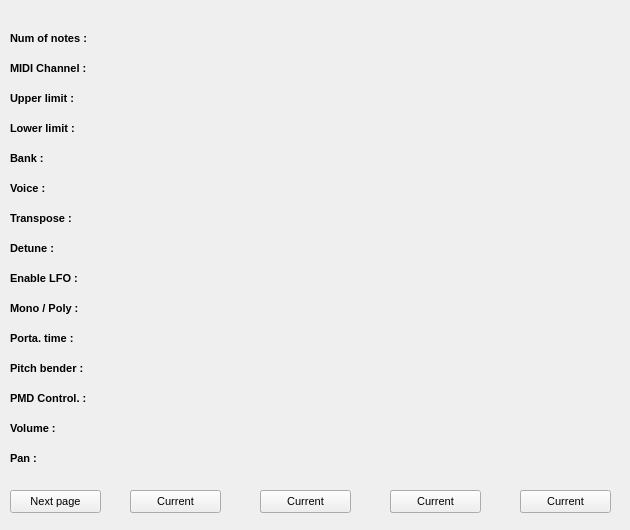
    <widget class="QWidget" name="tab_set">
     <property name="toolTip">
      <string/>
     </property>
     <attribute name="title">
      <string>Current Set</string>
     </attribute>
     <widget class="QLabel" name="lbl_notes">
      <property name="geometry">
       <rect>
        <x>10</x>
        <y>30</y>
        <width>101</width>
        <height>16</height>
       </rect>
      </property>
      <property name="font">
       <font>
        <pointsize>8</pointsize>
        <weight>75</weight>
        <bold>true</bold>
       </font>
      </property>
      <property name="text">
       <string>Num of notes :</string>
      </property>
     </widget>
     <widget class="QLabel" name="lbl_midichan">
      <property name="geometry">
       <rect>
        <x>10</x>
        <y>60</y>
        <width>101</width>
        <height>16</height>
       </rect>
      </property>
      <property name="font">
       <font>
        <pointsize>8</pointsize>
        <weight>75</weight>
        <bold>true</bold>
       </font>
      </property>
      <property name="text">
       <string>MIDI Channel :</string>
      </property>
     </widget>
     <widget class="QLabel" name="lbl_upper">
      <property name="geometry">
       <rect>
        <x>10</x>
        <y>90</y>
        <width>101</width>
        <height>16</height>
       </rect>
      </property>
      <property name="font">
       <font>
        <pointsize>8</pointsize>
        <weight>75</weight>
        <bold>true</bold>
       </font>
      </property>
      <property name="text">
       <string>Upper limit :</string>
      </property>
     </widget>
     <widget class="QLabel" name="lbl_lower">
      <property name="geometry">
       <rect>
        <x>10</x>
        <y>120</y>
        <width>101</width>
        <height>16</height>
       </rect>
      </property>
      <property name="font">
       <font>
        <pointsize>8</pointsize>
        <weight>75</weight>
        <bold>true</bold>
       </font>
      </property>
      <property name="text">
       <string>Lower limit :</string>
      </property>
     </widget>
     <widget class="QLabel" name="lbl_bank">
      <property name="geometry">
       <rect>
        <x>10</x>
        <y>150</y>
        <width>101</width>
        <height>16</height>
       </rect>
      </property>
      <property name="font">
       <font>
        <pointsize>8</pointsize>
        <weight>75</weight>
        <bold>true</bold>
       </font>
      </property>
      <property name="text">
       <string>Bank :</string>
      </property>
     </widget>
     <widget class="QLabel" name="lbl_voice">
      <property name="geometry">
       <rect>
        <x>10</x>
        <y>180</y>
        <width>101</width>
        <height>16</height>
       </rect>
      </property>
      <property name="font">
       <font>
        <pointsize>8</pointsize>
        <weight>75</weight>
        <bold>true</bold>
       </font>
      </property>
      <property name="text">
       <string>Voice :</string>
      </property>
     </widget>
     <widget class="QLabel" name="lbl_detune">
      <property name="geometry">
       <rect>
        <x>10</x>
        <y>240</y>
        <width>101</width>
        <height>16</height>
       </rect>
      </property>
      <property name="font">
       <font>
        <pointsize>8</pointsize>
        <weight>75</weight>
        <bold>true</bold>
       </font>
      </property>
      <property name="text">
       <string>Detune :</string>
      </property>
     </widget>
     <widget class="QLabel" name="lbl_transpose">
      <property name="geometry">
       <rect>
        <x>10</x>
        <y>210</y>
        <width>101</width>
        <height>16</height>
       </rect>
      </property>
      <property name="font">
       <font>
        <pointsize>8</pointsize>
        <weight>75</weight>
        <bold>true</bold>
       </font>
      </property>
      <property name="text">
       <string>Transpose :</string>
      </property>
     </widget>
     <widget class="QLabel" name="lbl_LFO">
      <property name="geometry">
       <rect>
        <x>10</x>
        <y>270</y>
        <width>101</width>
        <height>16</height>
       </rect>
      </property>
      <property name="font">
       <font>
        <pointsize>8</pointsize>
        <weight>75</weight>
        <bold>true</bold>
       </font>
      </property>
      <property name="text">
       <string>Enable LFO :</string>
      </property>
     </widget>
     <widget class="QLabel" name="lbl_porta">
      <property name="geometry">
       <rect>
        <x>10</x>
        <y>330</y>
        <width>101</width>
        <height>16</height>
       </rect>
      </property>
      <property name="font">
       <font>
        <pointsize>8</pointsize>
        <weight>75</weight>
        <bold>true</bold>
       </font>
      </property>
      <property name="text">
       <string>Porta. time :</string>
      </property>
     </widget>
     <widget class="QLabel" name="lbl_pitch">
      <property name="geometry">
       <rect>
        <x>10</x>
        <y>360</y>
        <width>101</width>
        <height>16</height>
       </rect>
      </property>
      <property name="font">
       <font>
        <pointsize>8</pointsize>
        <weight>75</weight>
        <bold>true</bold>
       </font>
      </property>
      <property name="text">
       <string>Pitch bender :</string>
      </property>
     </widget>
     <widget class="QLabel" name="lbl_poly">
      <property name="geometry">
       <rect>
        <x>10</x>
        <y>300</y>
        <width>101</width>
        <height>16</height>
       </rect>
      </property>
      <property name="font">
       <font>
        <pointsize>8</pointsize>
        <weight>75</weight>
        <bold>true</bold>
       </font>
      </property>
      <property name="text">
       <string>Mono / Poly :</string>
      </property>
     </widget>
     <widget class="QLabel" name="lbl_pmdctl">
      <property name="geometry">
       <rect>
        <x>10</x>
        <y>390</y>
        <width>101</width>
        <height>16</height>
       </rect>
      </property>
      <property name="font">
       <font>
        <pointsize>8</pointsize>
        <weight>75</weight>
        <bold>true</bold>
       </font>
      </property>
      <property name="text">
       <string>PMD Control. :</string>
      </property>
     </widget>
     <widget class="QPushButton" name="pshBut_nextSet">
      <property name="geometry">
       <rect>
        <x>10</x>
        <y>490</y>
        <width>91</width>
        <height>23</height>
       </rect>
      </property>
      <property name="font">
       <font>
        <pointsize>8</pointsize>
       </font>
      </property>
      <property name="toolTip">
       <string>Change the current instrument page </string>
      </property>
      <property name="text">
       <string>Next page</string>
      </property>
     </widget>
     <widget class="QFrame" name="frame_set_1">
      <property name="geometry">
       <rect>
        <x>120</x>
        <y>10</y>
        <width>501</width>
        <height>511</height>
       </rect>
      </property>
      <property name="frameShape">
       <enum>QFrame::NoFrame</enum>
      </property>
      <widget class="QInstrument" name="widget_instru_4" native="true">
       <property name="geometry">
        <rect>
         <x>390</x>
         <y>0</y>
         <width>111</width>
         <height>471</height>
        </rect>
       </property>
      </widget>
      <widget class="QInstrument" name="widget_instru_1" native="true">
       <property name="geometry">
        <rect>
         <x>0</x>
         <y>0</y>
         <width>111</width>
         <height>471</height>
        </rect>
       </property>
      </widget>
      <widget class="QInstrument" name="widget_instru_2" native="true">
       <property name="geometry">
        <rect>
         <x>130</x>
         <y>0</y>
         <width>111</width>
         <height>471</height>
        </rect>
       </property>
      </widget>
      <widget class="QInstrument" name="widget_instru_3" native="true">
       <property name="geometry">
        <rect>
         <x>260</x>
         <y>0</y>
         <width>111</width>
         <height>471</height>
        </rect>
       </property>
      </widget>
      <widget class="QPushButton" name="pshBut_inst_cur_4">
       <property name="geometry">
        <rect>
         <x>400</x>
         <y>480</y>
         <width>81</width>
         <height>23</height>
        </rect>
       </property>
       <property name="toolTip">
        <string>Set the current instrument to be edited</string>
       </property>
       <property name="text">
        <string>Current</string>
       </property>
       <property name="checkable">
        <bool>true</bool>
       </property>
      </widget>
      <widget class="QPushButton" name="pshBut_inst_cur_2">
       <property name="geometry">
        <rect>
         <x>140</x>
         <y>480</y>
         <width>81</width>
         <height>23</height>
        </rect>
       </property>
       <property name="toolTip">
        <string>Set the current instrument to be edited</string>
       </property>
       <property name="text">
        <string>Current</string>
       </property>
       <property name="checkable">
        <bool>true</bool>
       </property>
      </widget>
      <widget class="QPushButton" name="pshBut_inst_cur_3">
       <property name="geometry">
        <rect>
         <x>270</x>
         <y>480</y>
         <width>81</width>
         <height>23</height>
        </rect>
       </property>
       <property name="toolTip">
        <string>Set the current instrument to be edited</string>
       </property>
       <property name="text">
        <string>Current</string>
       </property>
       <property name="checkable">
        <bool>true</bool>
       </property>
      </widget>
      <widget class="QPushButton" name="pshBut_inst_cur_1">
       <property name="geometry">
        <rect>
         <x>10</x>
         <y>480</y>
         <width>81</width>
         <height>23</height>
        </rect>
       </property>
       <property name="toolTip">
        <string>Set the current instrument to be edited</string>
       </property>
       <property name="text">
        <string>Current</string>
       </property>
       <property name="checkable">
        <bool>true</bool>
       </property>
      </widget>
     </widget>
     <widget class="QFrame" name="frame_set_2">
      <property name="geometry">
       <rect>
        <x>120</x>
        <y>10</y>
        <width>501</width>
        <height>511</height>
       </rect>
      </property>
      <property name="frameShape">
       <enum>QFrame::NoFrame</enum>
      </property>
      <widget class="QInstrument" name="widget_instru_8" native="true">
       <property name="geometry">
        <rect>
         <x>390</x>
         <y>0</y>
         <width>111</width>
         <height>471</height>
        </rect>
       </property>
      </widget>
      <widget class="QInstrument" name="widget_instru_5" native="true">
       <property name="geometry">
        <rect>
         <x>0</x>
         <y>0</y>
         <width>111</width>
         <height>471</height>
        </rect>
       </property>
      </widget>
      <widget class="QInstrument" name="widget_instru_6" native="true">
       <property name="geometry">
        <rect>
         <x>130</x>
         <y>0</y>
         <width>111</width>
         <height>471</height>
        </rect>
       </property>
      </widget>
      <widget class="QInstrument" name="widget_instru_7" native="true">
       <property name="geometry">
        <rect>
         <x>260</x>
         <y>0</y>
         <width>111</width>
         <height>471</height>
        </rect>
       </property>
      </widget>
      <widget class="QPushButton" name="pshBut_inst_cur_8">
       <property name="geometry">
        <rect>
         <x>400</x>
         <y>480</y>
         <width>91</width>
         <height>23</height>
        </rect>
       </property>
       <property name="font">
        <font>
         <pointsize>8</pointsize>
        </font>
       </property>
       <property name="toolTip">
        <string>Set the current instrument to be edited</string>
       </property>
       <property name="text">
        <string>Current</string>
       </property>
       <property name="checkable">
        <bool>true</bool>
       </property>
      </widget>
      <widget class="QPushButton" name="pshBut_inst_cur_6">
       <property name="geometry">
        <rect>
         <x>140</x>
         <y>480</y>
         <width>91</width>
         <height>23</height>
        </rect>
       </property>
       <property name="font">
        <font>
         <pointsize>8</pointsize>
        </font>
       </property>
       <property name="toolTip">
        <string>Set the current instrument to be edited</string>
       </property>
       <property name="text">
        <string>Current</string>
       </property>
       <property name="checkable">
        <bool>true</bool>
       </property>
      </widget>
      <widget class="QPushButton" name="pshBut_inst_cur_7">
       <property name="geometry">
        <rect>
         <x>270</x>
         <y>480</y>
         <width>91</width>
         <height>23</height>
        </rect>
       </property>
       <property name="font">
        <font>
         <pointsize>8</pointsize>
        </font>
       </property>
       <property name="toolTip">
        <string>Set the current instrument to be edited</string>
       </property>
       <property name="text">
        <string>Current</string>
       </property>
       <property name="checkable">
        <bool>true</bool>
       </property>
      </widget>
      <widget class="QPushButton" name="pshBut_inst_cur_5">
       <property name="geometry">
        <rect>
         <x>10</x>
         <y>480</y>
         <width>91</width>
         <height>23</height>
        </rect>
       </property>
       <property name="font">
        <font>
         <pointsize>8</pointsize>
        </font>
       </property>
       <property name="toolTip">
        <string>Set the current instrument to be edited</string>
       </property>
       <property name="text">
        <string>Current</string>
       </property>
       <property name="checkable">
        <bool>true</bool>
       </property>
      </widget>
     </widget>
     <widget class="QLabel" name="lbl_pan">
      <property name="geometry">
       <rect>
        <x>10</x>
        <y>450</y>
        <width>101</width>
        <height>16</height>
       </rect>
      </property>
      <property name="font">
       <font>
        <pointsize>8</pointsize>
        <weight>75</weight>
        <bold>true</bold>
       </font>
      </property>
      <property name="text">
       <string>Pan :</string>
      </property>
     </widget>
     <widget class="QLabel" name="lbl_volume">
      <property name="geometry">
       <rect>
        <x>10</x>
        <y>420</y>
        <width>101</width>
        <height>16</height>
       </rect>
      </property>
      <property name="font">
       <font>
        <pointsize>8</pointsize>
        <weight>75</weight>
        <bold>true</bold>
       </font>
      </property>
      <property name="text">
       <string>Volume :</string>
      </property>
     </widget>
    </widget>
